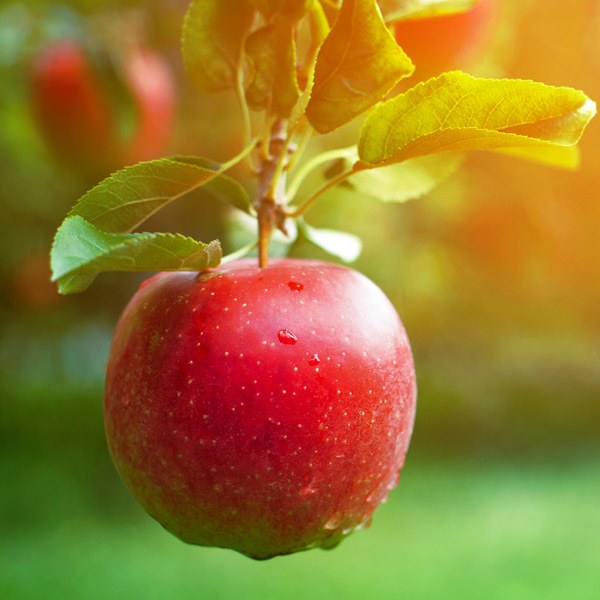
#> input picture AI2/test/resorce/apple.jpg, 600 x 600 px, found by its file name
$ python imgProsses.py
#> lines starting #> are read from the running program, lines starting #| are printed output that depends on the picture; after the words box and inside, x2 and y2 are one past the last pixel; in counts of white or black regions, pixels touching at a corner belong together
import numpy as np
import cv2

img = cv2.imread(r'D:\python project\AI2\test\resorce\apple.jpg')
#> img is the input picture: shape (600, 600, 3); mean B, G, R 43.9, 121.9, 152.7
# myarr = np.zeros((400,400,3),np.uint8)
# myarr[:] = (0,0,0)
# print(myarr)
img = cv2.resize(img, (400,500))
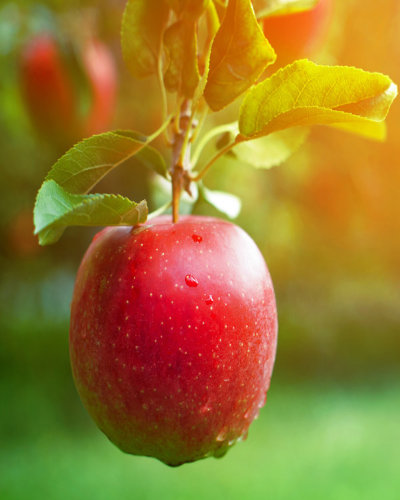
#> img: shape (500, 400, 3); mean B, G, R 43.8, 121.8, 152.7
gray = cv2.cvtColor(img, cv2.COLOR_BGR2GRAY)
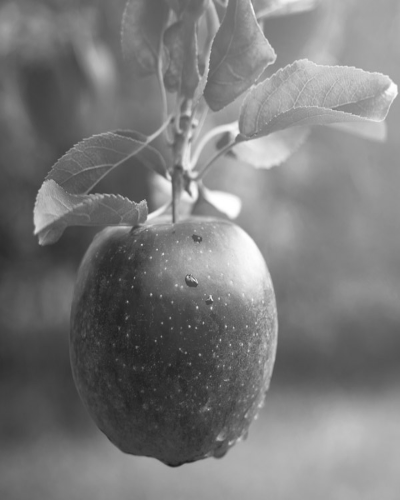
#> gray: shape (500, 400); min 27, max 255, mean 122.1
blur = cv2.GaussianBlur(gray, (3,3),cv2.BORDER_DEFAULT)
cany = cv2.Canny(blur, 5, 200)
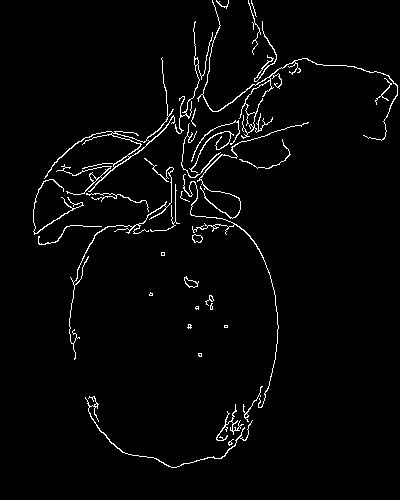
#> cany: shape (500, 400); 2.6% white in thin lines or dots, all inside (x1, y1, x2, y2) = (33, 0, 398, 468)
dialet = cv2.dilate(cany,(5,5))
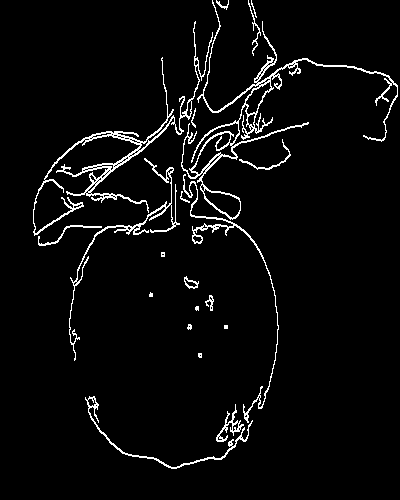
#> dialet: shape (500, 400); 4.1% white in thin lines or dots, all inside (x1, y1, x2, y2) = (33, 0, 398, 469)
contours, hierarchy = cv2.findContours(dialet, cv2.RETR_EXTERNAL, cv2.CHAIN_APPROX_NONE)
#> contours = 21 contours, 9 with area under 20; largest, box (x1, y1, x2, y2) and area: (181, 0, 398, 220) 3192, (33, 21, 213, 236) 1556, (69, 158, 180, 361) 450, (183, 174, 279, 423) 434, (85, 396, 253, 469) 360
# print(contours)
cv2.drawContours(img, contours, -1, (255, 0, 255), 1)
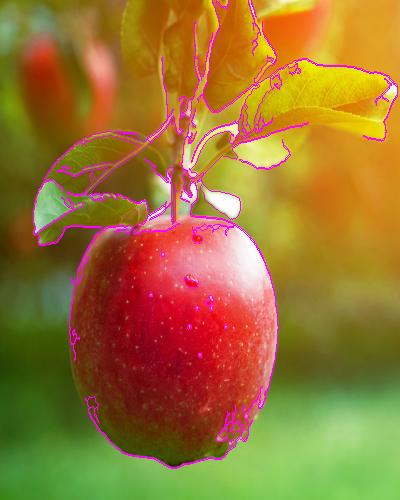
#> img: shape (500, 400, 3); 3.16% of pixels changed, all inside (x1, y1, x2, y2) = (33, 0, 398, 469)
cv2.drawContours(img, contours, -1, (255, 0, 255), 1)

# cv2.imshow("output",gray)
# cv2.imshow("output2",cany)
cv2.imshow("output3",dialet)
cv2.imshow("output4",img)

cv2.waitKey(0)
